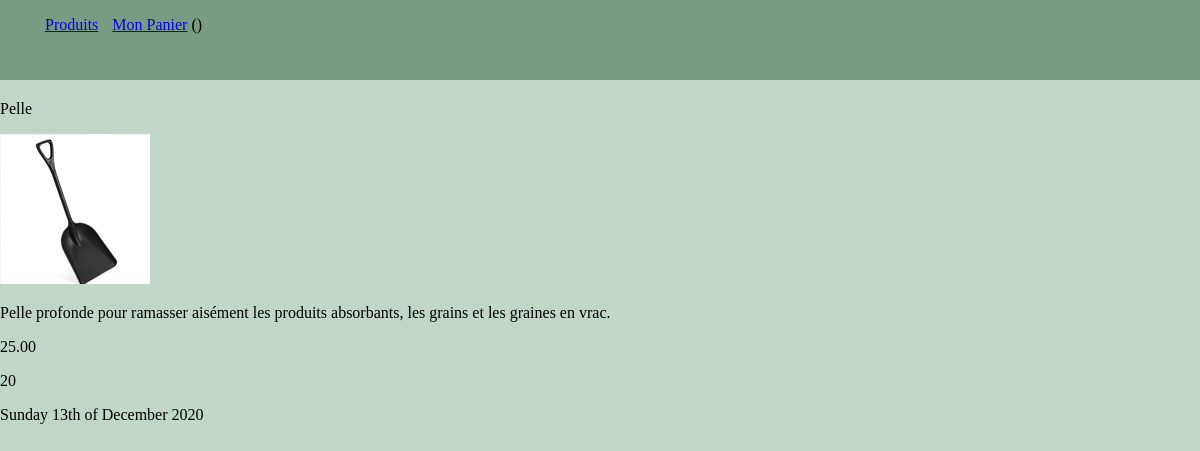
Page /index.php?action=afficher&idProduit=4 on the committed database.
### tables this page shows
CREATE TABLE IF NOT EXISTS `produits` (
  `idProduit` int NOT NULL AUTO_INCREMENT,
  `nomProduit` varchar(50) NOT NULL,
  `prixProduit` double(6,2) NOT NULL,
  `descriptionProduit` varchar(255) NOT NULL,
  `imageProduit` varchar(255) NOT NULL,
  `quantiteProduit` int NOT NULL,
  PRIMARY KEY (`idProduit`)
);

### controleurs/controleurs.php (called while the page is built, shortened)
<?php
require("modeles/ProduitManager.php");
function afficherProduit($idProduit){
    $produitManager = new ProduitManager();
    $donnees = $produitManager->afficherProduit($idProduit);
    require("vues/vueAfficherProduit.php");
}
?>

### modeles/ProduitManager.php (called while the page is built, shortened)
<?php
    class ProduitManager extends Manager{
        function afficherProduit($idProduit){
            $bdd = $this->connexionBD();
            $req = $bdd->prepare('SELECT * from produits WHERE idProduit = :idProduit');
            $req->execute(array(
                "idProduit"=> $idProduit
            ));
            return $req->fetch();
        }
    }
?>

### vues/vueAfficherProduit.php (the view, shortened to what this page needs)
    <p><?= $donnees["nomProduit"] ?></p>
    <p><img src=<?= $donnees["imageProduit"] ?> alt=<?= $donnees["nomProduit"] ?>></p>
    <p><?= $donnees["descriptionProduit"] ?></p>
    <p><?= $donnees["prixProduit"] ?></p>
    <p><?= $donnees["quantiteProduit"] ?></p>
<?php require('template.php'); ?>

### public/styles/style.css (style rules this page uses)
body { margin: 0px; background-color: #c1d6c7; }

### rows in the picture
produits: nomProduit "Pelle", descriptionProduit "Pelle profonde pour ramasser aisément les produits absorbants, les grains et les graines en vrac.", prixProduit "25.00", quantiteProduit "20"
